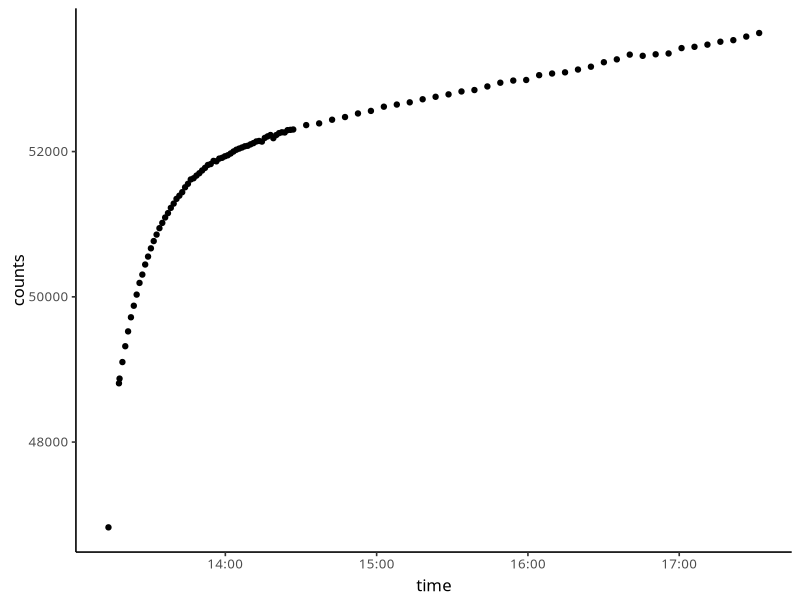
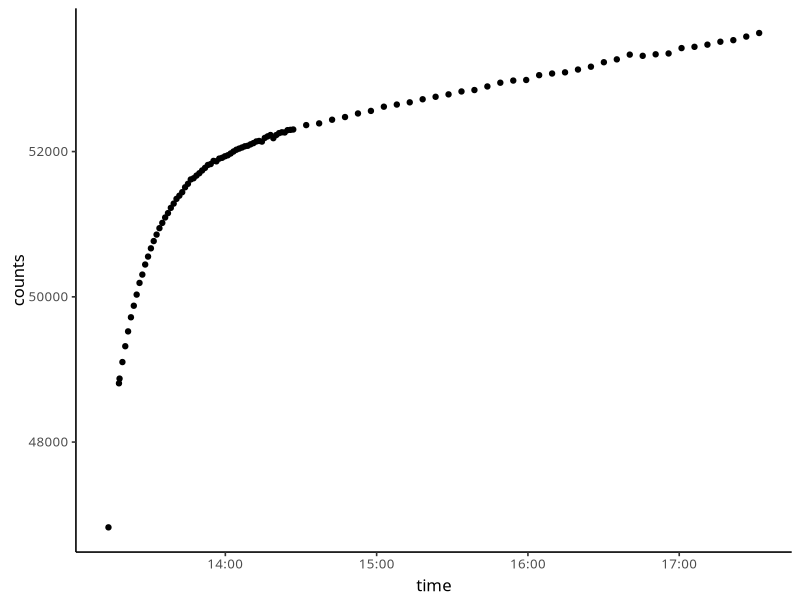

Generate these figures, in order, with R:
#!/usr/bin/env Rscript

library(ggplot2)
library(data.table)

theme_set(theme_bw(base_size=12) + theme(
    legend.key.size=unit(1, 'lines'),
    text=element_text(face='plain', family='CM Roman'),
    legend.title=element_text(face='plain'),
    axis.line=element_line(color='black'),
    axis.title.y=element_text(vjust=0.1),
    axis.title.x=element_text(vjust=0.1),
    panel.grid.major = element_blank(),
    panel.grid.minor = element_blank(),
    legend.key = element_blank(),
    panel.border = element_blank()
))


dt = fread("stability.csv")
dt[, timestamp := as.POSIXct(timestamp, format="%d-%m-%Y %H:%M:%S")]
print(dt)
dt = head(dt, 100)

plot = ggplot(dt) +
    geom_point(aes(x=timestamp, y=counts)) +
    scale_x_datetime() +
    xlab("time")


X11()
print(plot)
width = 6
factor = 0.75
height = width * factor
ggsave("stability.png", plot, width=width, height=height, dpi=300)
invisible(readLines(con="stdin", 1))
